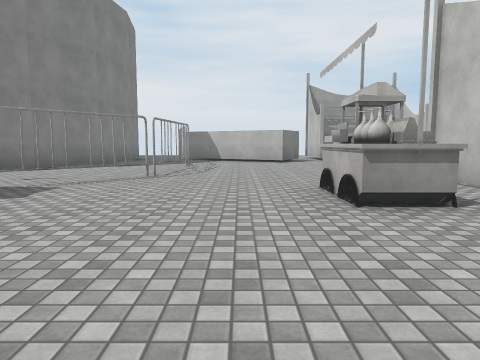
View 1 (above)

23 first-person views from a walk through a Unity game level. The camera is 1.3 m above the floor, tilts 6° down and sees 70° across. The floor is counted in squares, 2 m on a side. Each view is taken from the middle of a square. On the plan, view 1 faces up. The plan holds only what a view shows up to about 10 squares ahead; the rest is blank. The place goes on beyond the plan. Some surface patterns are stand-ins.

View 2
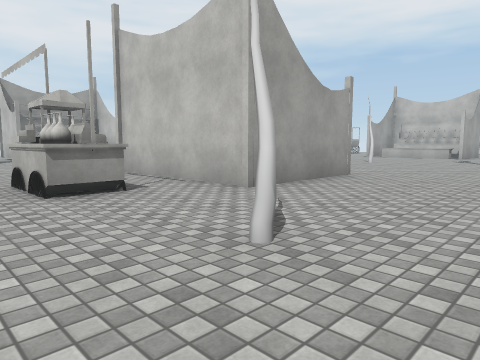

View 3
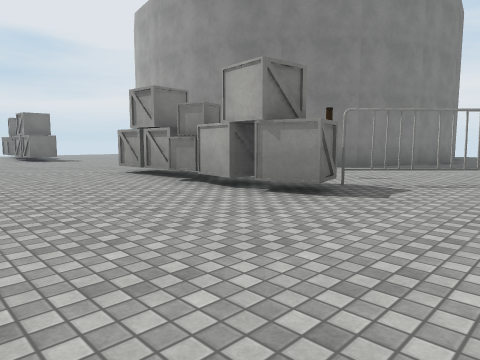

View 4
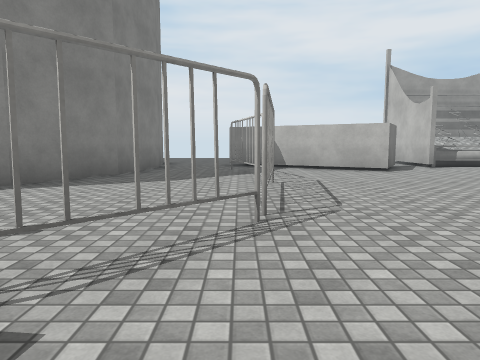

View 5
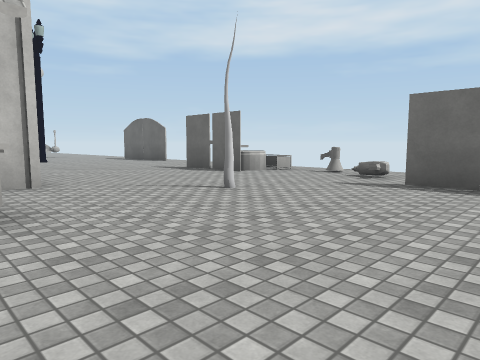

View 6
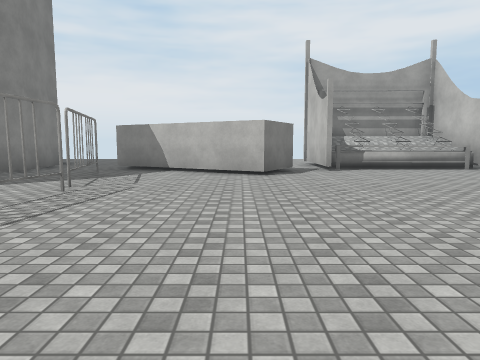

View 7
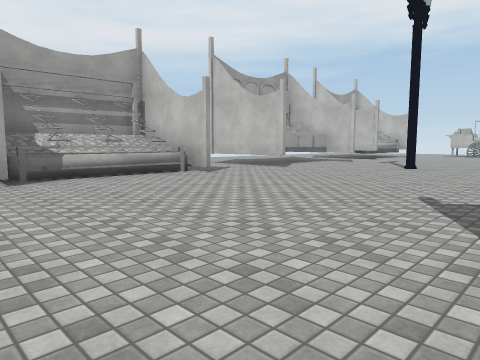

View 8
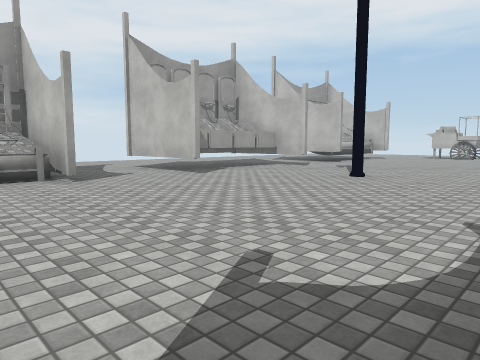

View 9
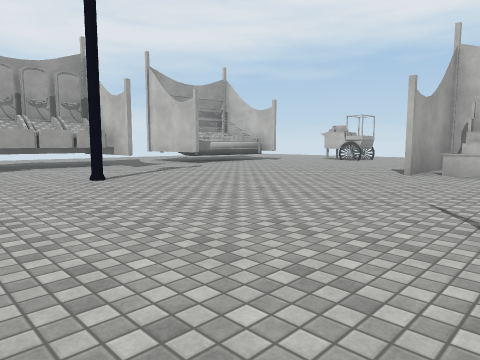

View 10
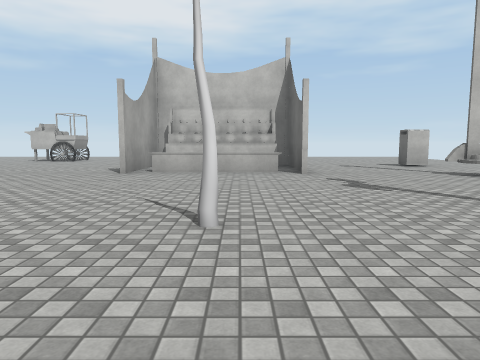

View 11
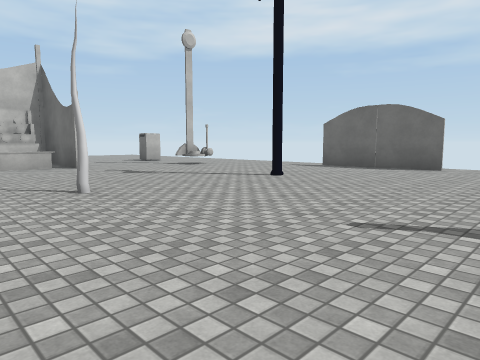

View 12
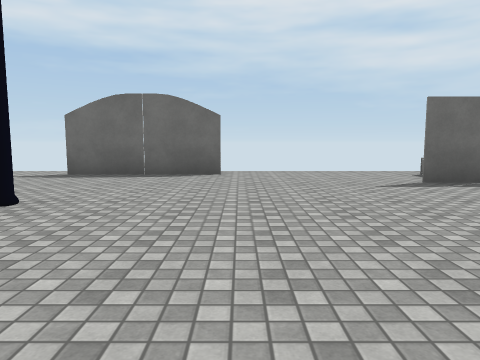

View 13
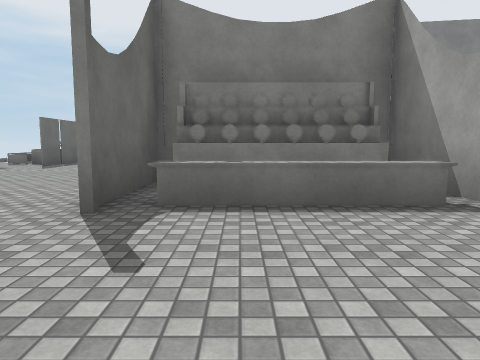

View 14
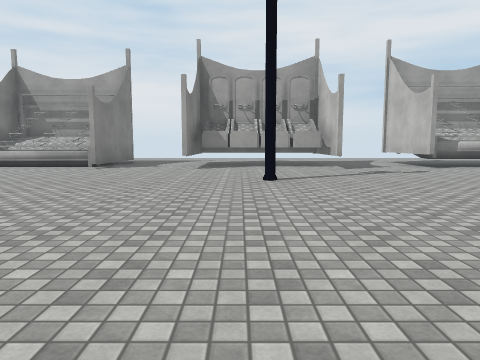

View 15
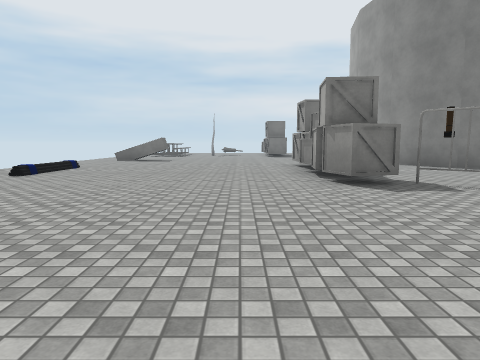

View 16
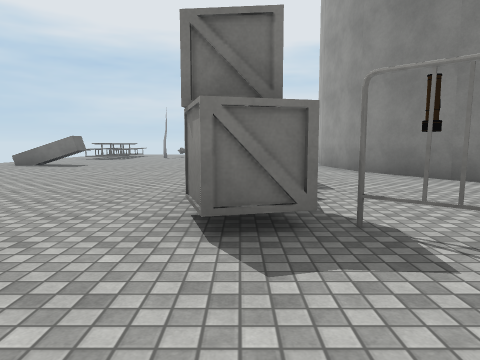

View 17
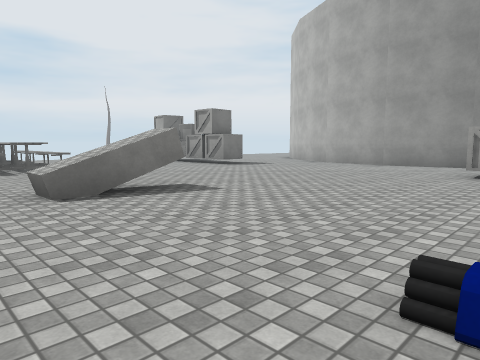

View 18
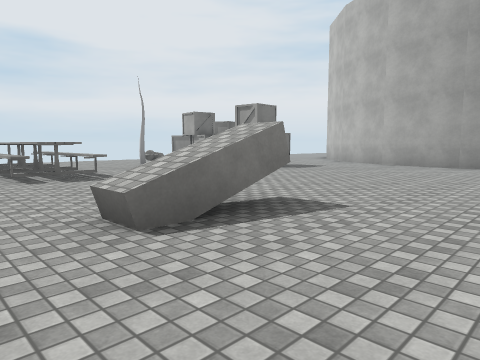

View 19
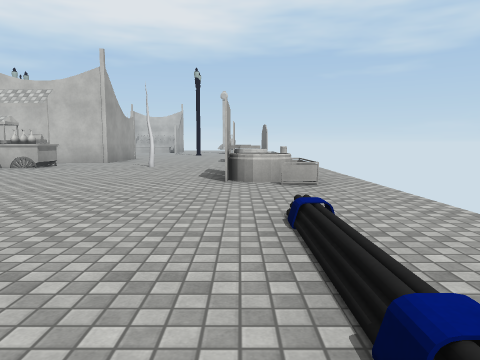

View 20
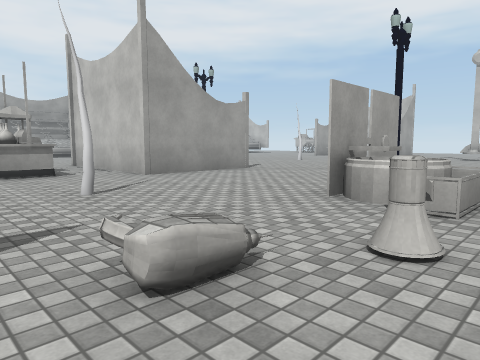

View 21
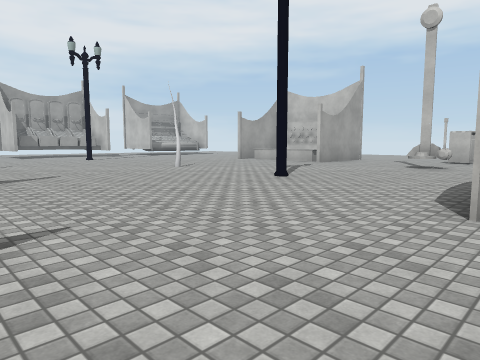

View 22
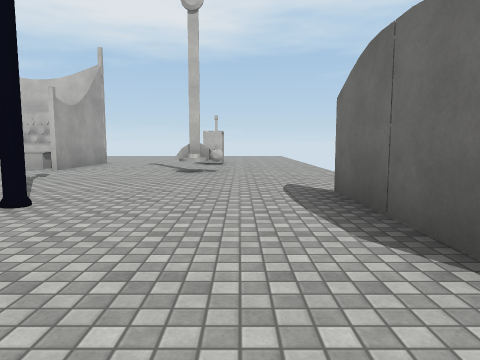

View 23
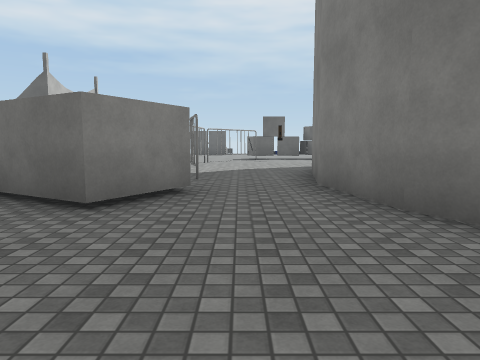

### Floor plan
Points are (right, up) in squares from view 1. A wall is a line through its corners. A room is listed if a view was taken in it or the views show most of it. See-through windows are left out.
Room 1 (views 1, 2, 3, 4, 5, 6, 7, 8, 9, 10, 11, 12, 13, 14, 15, 16, 17, 18, 19, 20, 21, 22)
walls: (3.6, 2.5) (6.8, 2.5) (3.8, 2.5) (3.8, 6.9); (4.6, 6.3) (4.6, 3); (4.9, 6.3) (4.9, 2.9); (6.2, 6.7) (3.6, 6.7); (-5.6, 3.7) (-6.3, 3.4); (-5.9, 3.8) (-6.4, 3.7); (3.1, 13.2) (3.2, 15.1); (2.3, 13.6) (1.5, 12.1) (-2.3, 14.3) (-1.5, 15.7); (-6.7, 4.5) (-6.7, 3.8) (-8.6, 3.6); (9.4, -3.4) (12.8, -3.3); (7.1, 13) (7.2, 16.1); (4.4, 13.9) (3.9, 13.9); (7, 13.7) (3.3, 13.7); (6.5, 13.9) (6, 13.9); (7.2, 14.1) (7.2, 13.1); (9.6, 14.1) (9.6, 12.8); (16.3, 2.5) (17.6, 2.5) (16.5, 2.5); (13.6, 12.8) (13.6, 14); (-4.6, 15.7) (-4.3, 13.5) (-4.6, 11.3) (-5.6, 9.4) (-7.1, 7.8) (-9.1, 6.8) (-11.3, 6.5) (-12.5, 6.7); (13.4, 13.6) (9.9, 13.7); (16.4, -0.9) (16.4, -0.4); (13.4, 13.8) (9.9, 13.8); (17.5, 6.5) (16.4, 6.5); (-11.3, -0.9) (-11.3, -2.9); (17.5, 13.6) (16.2, 13.6)
low walls: (6.4, 6.3) (6.4, 3); (16.9, 4.8) (16.9, 6.1); (15.9, -1.7) (15.7, -1); (17.4, 3.1) (16.9, 3.1) (16.9, 4.5); (-11.3, -2.9) (-12, -2.9)
ways out: opening at (-3.5, 14.5) to room 2; opening at (3, 14) to room 2; opening at (8.5, 12.5) to room 2; opening at (15, 13) to room 2
objects: crate (-5, 4); crate (-4, 4); barrier (-3, 6); other object (-2, -3) to (-1, -2); other object (-2, 9); other object (-2, 11) to (-2, 12); other object (1, -3); other object (2, -3); other object (2, 0) to (2, 1); cart (2, 4) to (2, 5); other object (4, -3) to (6, -2); other object (12, 4)
Room 2 (view 23)
walls: (9.6, 12.8) (9.6, 16.1); (-1.5, 15.7) (-0.1, 14.9); (16.2, 13.2) (16.2, 14.1); (-5, 16.4) (-4.6, 15.7)
ways out: opening at (-3.5, 14.5) to room 1; opening at (3, 14) to room 1; opening at (8.5, 12.5) to room 1; opening at (15, 13) to room 1

Where each view was taken, in squares from view 1:
view 1: 0 up, 0 right, facing up
view 2: 1 down, 0 right, facing up-right
view 3: 0 up, 1 left, facing up-left
view 4: 4 up, 2 left, facing up
view 5: 4 up, 2 left, facing down-right
view 6: 5 up, 1 right, facing up
view 7: 7 up, 2 right, facing up-right
view 8: 7 up, 5 right, facing up-right
view 9: 4 up, 9 right, facing up-right
view 10: 4 up, 9 right, facing right
view 11: 6 up, 7 right, facing down-right
view 12: 4 up, 9 right, facing down
view 13: 4 up, 10 right, facing left
view 14: 4 up, 11 right, facing up
view 15: 2 up, 2 right, facing left
view 16: 4 up, 1 left, facing left
view 17: 4 down, 7 left, facing up-left
view 18: 4 down, 9 left, facing up-left
view 19: 2 down, 8 left, facing right
view 20: 4 down, 0 right, facing up-right
view 21: 4 down, 6 right, facing up-right
view 22: 2 down, 8 right, facing right
view 23: 19 up, 3 left, facing down
